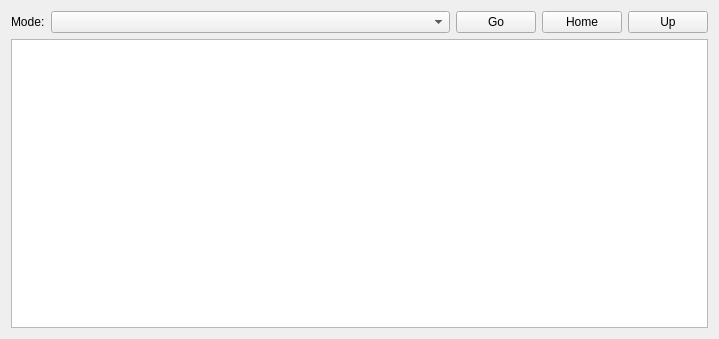
<?xml version="1.0" encoding="UTF-8"?>
<ui version="4.0">
 <class>FileManager</class>
 <widget class="QWidget" name="FileManager">
  <property name="geometry">
   <rect>
    <x>0</x>
    <y>0</y>
    <width>719</width>
    <height>339</height>
   </rect>
  </property>
  <property name="windowTitle">
   <string>Form</string>
  </property>
  <layout class="QVBoxLayout" name="verticalLayout">
   <item>
    <layout class="QHBoxLayout" name="horizontalLayout">
     <item>
      <widget class="QLabel" name="lbMode">
       <property name="text">
        <string>Mode:</string>
       </property>
      </widget>
     </item>
     <item>
      <widget class="QComboBox" name="comboBox">
       <property name="sizePolicy">
        <sizepolicy hsizetype="Expanding" vsizetype="Fixed">
         <horstretch>0</horstretch>
         <verstretch>0</verstretch>
        </sizepolicy>
       </property>
      </widget>
     </item>
     <item>
      <widget class="QPushButton" name="btnVisit">
       <property name="text">
        <string>Go</string>
       </property>
      </widget>
     </item>
     <item>
      <widget class="QPushButton" name="btnHome">
       <property name="text">
        <string>Home</string>
       </property>
      </widget>
     </item>
     <item>
      <widget class="QPushButton" name="btnUp">
       <property name="text">
        <string>Up</string>
       </property>
      </widget>
     </item>
    </layout>
   </item>
   <item>
    <widget class="CustomTableWidget" name="tableWidget"/>
   </item>
  </layout>
 </widget>
 <customwidgets>
  <customwidget>
   <class>CustomTableWidget</class>
   <extends>QTableWidget</extends>
   <header>cusTableWidget.h</header>
  </customwidget>
 </customwidgets>
 <resources/>
 <connections/>
</ui>
